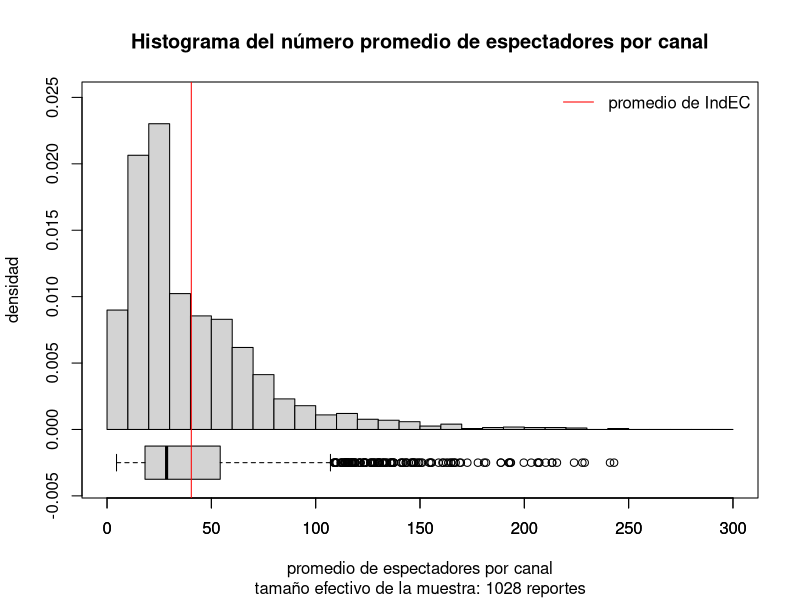
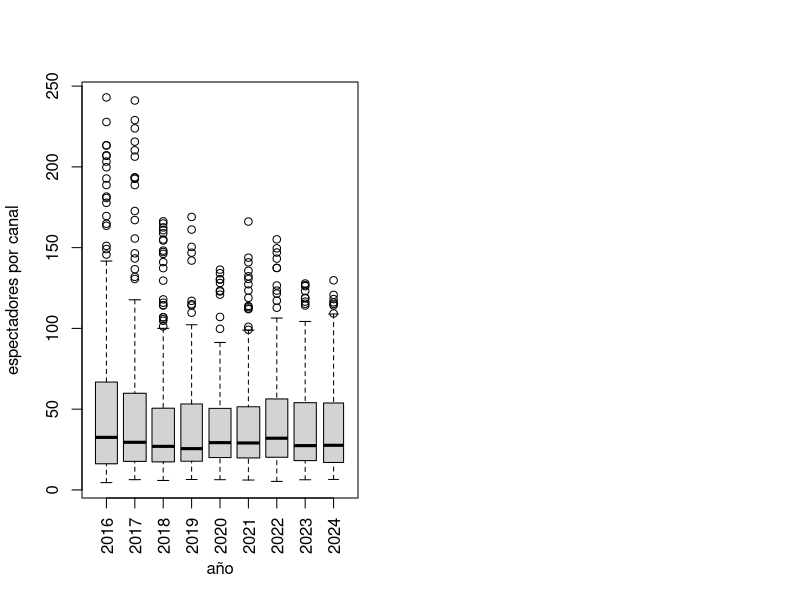

Reproduce these figures in R, in order. (Note: this script raises an error after producing the figures.)
## ---- chunk 1
library(readr)
## ---- chunk 2
###funcion para redondear
r<-function(x){
  return(round(x,digits=2))
}

## ---- chunk 3
DF<-read_csv("Twitch.csv")
## ---- chunk 4
View(DF)

## ---- chunk 5
#observaciones
nrow(DF)
#variables
ncol(DF)
#faltantes
sum(is.na(DF))
#incompletas
sum(!complete.cases(DF))

## ---- chunk 6
#completos 
sum(complete.cases(DF))
# lo q se pierde en porcentaje 
round ( (sum(!complete.cases(DF)) / nrow(DF)) * 100, digits=2)



min(colSums(!is.na(DF)))

## ---- chunk 7



DF$Juego <- factor(DF$Juego)
DF$Mes <- factor(DF$Mes, levels = c("Enero", "Febrero", "Marzo", "Abril", "Mayo", "Junio", "Julio", "Agosto", "Septiembre", "Octubre", "Noviembre", "Diciembre"))


limpiar_num <- function(x) {
  as.numeric(gsub("[^0-9]", "", x))
}
DF$HorasV <- limpiar_num(DF$HorasV)
DF$HorasT <- limpiar_num(DF$HorasT)
DF$Streamers <- limpiar_num(DF$Streamers)
DF$MaxEsp <- limpiar_num(DF$MaxEsp)
DF$MaxCan <- limpiar_num(DF$MaxCan)
DF$PromEsp <- limpiar_num(DF$PromEsp)
DF$PromCan <- limpiar_num(DF$PromCan)


marzo_2023 <- subset(DF, Mes == "Marzo" & Año == 2023)

marzo_2023[which.max(marzo_2023$Pos), c("Juego", "Pos")]


## ---- chunk 8
#tengo que hallas el coeficiente de variación
#tengo que hallar media mediana o moda 
#coef de variación
round ( sd(DF$HorasT, na.rm=TRUE) / mean(DF$HorasT, na.rm=TRUE), digits = 2)
#mediana 
median(DF$HorasT, na.rm=TRUE) 
## ---- chunk 9
DF$IndEC <- DF$PromEsp / DF$PromCan
hist(DF$IndEC
     , prob = TRUE
     , main = "Histograma del número promedio de espectadores por canal"
     , ylim = c(-0.004, 0.025)
     , breaks = seq(0, 300, 10)
     , ylab = "densidad"
     , xlab = "promedio de espectadores por canal"
     , sub = paste("tamaño efectivo de la muestra:"
                   , sum(is.na(DF$IndEC))
                   , "reportes"
                   )
     )
boxplot(DF$IndEC
        , horizontal = TRUE
        , ann = FALSE
        , boxwex = 0.005
        , add = TRUE
        , at = -0.0025
        )
abline(v = mean(DF$IndEC, na.rm = TRUE), col = "red")
legend("topright"
       , legend = "promedio de IndEC"
       , col = "red"
       , bty = "n"
       , lty = 1
       )
## ---- chunk 10
op <- par(mfrow = c(1, 2))
boxplot(DF$IndEC ~ DF$Año
        , las = 3
        , varwidth = TRUE
        , xlab = "año"
        , ylab = "espectadores por canal"
        )
boxplot(DF$PromCan ~ DF$Año
        , log = "y"
        , las = 3
        , varwidth = TRUE
        , xlab = "año"
        , ylab = "canales"
        , ylim = c(1, 10000)
        , ylab = c(1, 10000, 1)
        )
par(op)
title(main = "Espectadores por canal y número de canales a lo largo del tiempo")
